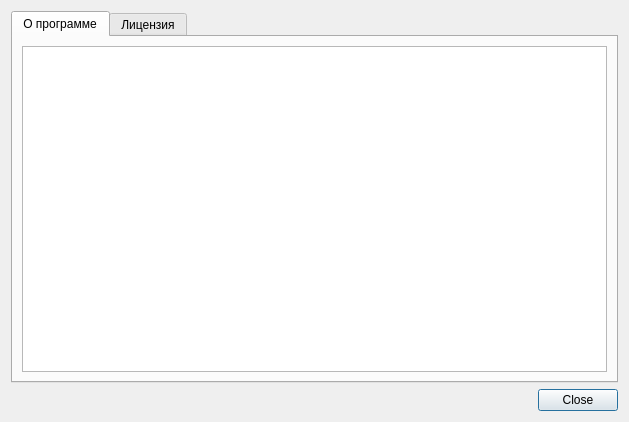
<?xml version="1.0" encoding="UTF-8"?>
<ui version="4.0">
 <class>info</class>
 <widget class="QDialog" name="info">
  <property name="geometry">
   <rect>
    <x>0</x>
    <y>0</y>
    <width>629</width>
    <height>422</height>
   </rect>
  </property>
  <property name="windowTitle">
   <string>Dialog</string>
  </property>
  <layout class="QVBoxLayout" name="verticalLayout">
   <item>
    <widget class="QTabWidget" name="tabWidget">
     <property name="currentIndex">
      <number>0</number>
     </property>
     <widget class="QWidget" name="tab">
      <attribute name="title">
       <string>О программе</string>
      </attribute>
      <layout class="QHBoxLayout" name="horizontalLayout">
       <item>
        <widget class="QTextEdit" name="programText">
         <property name="readOnly">
          <bool>true</bool>
         </property>
        </widget>
       </item>
      </layout>
     </widget>
     <widget class="QWidget" name="tab2">
      <attribute name="title">
       <string>Лицензия</string>
      </attribute>
      <layout class="QVBoxLayout" name="verticalLayout_2">
       <item>
        <widget class="QTextEdit" name="licenseText">
         <property name="readOnly">
          <bool>true</bool>
         </property>
         <property name="html">
          <string>&lt;!DOCTYPE HTML PUBLIC &quot;-//W3C//DTD HTML 4.0//EN&quot; &quot;http://www.w3.org/TR/REC-html40/strict.dtd&quot;&gt;
&lt;html&gt;&lt;head&gt;&lt;meta name=&quot;qrichtext&quot; content=&quot;1&quot; /&gt;&lt;style type=&quot;text/css&quot;&gt;
p, li { white-space: pre-wrap; }
&lt;/style&gt;&lt;/head&gt;&lt;body style=&quot; font-family:'MS Shell Dlg 2'; font-size:8.25pt; font-weight:400; font-style:normal;&quot;&gt;
&lt;p style=&quot;-qt-paragraph-type:empty; margin-top:0px; margin-bottom:0px; margin-left:0px; margin-right:0px; -qt-block-indent:0; text-indent:0px;&quot;&gt;&lt;br /&gt;&lt;/p&gt;&lt;/body&gt;&lt;/html&gt;</string>
         </property>
        </widget>
       </item>
      </layout>
     </widget>
    </widget>
   </item>
   <item>
    <widget class="QDialogButtonBox" name="buttonBox">
     <property name="orientation">
      <enum>Qt::Horizontal</enum>
     </property>
     <property name="standardButtons">
      <set>QDialogButtonBox::Close</set>
     </property>
    </widget>
   </item>
  </layout>
 </widget>
 <resources/>
 <connections>
  <connection>
   <sender>buttonBox</sender>
   <signal>accepted()</signal>
   <receiver>info</receiver>
   <slot>accept()</slot>
   <hints>
    <hint type="sourcelabel">
     <x>248</x>
     <y>254</y>
    </hint>
    <hint type="destinationlabel">
     <x>157</x>
     <y>274</y>
    </hint>
   </hints>
  </connection>
  <connection>
   <sender>buttonBox</sender>
   <signal>rejected()</signal>
   <receiver>info</receiver>
   <slot>reject()</slot>
   <hints>
    <hint type="sourcelabel">
     <x>316</x>
     <y>260</y>
    </hint>
    <hint type="destinationlabel">
     <x>286</x>
     <y>274</y>
    </hint>
   </hints>
  </connection>
 </connections>
</ui>
